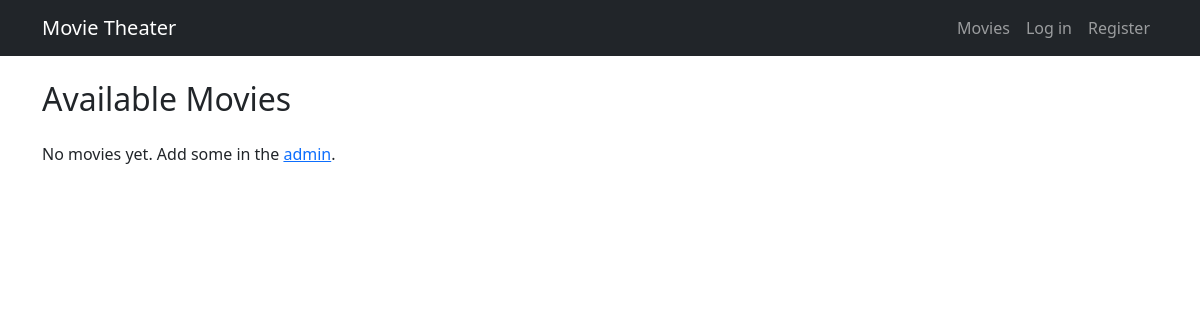
The app's page /, older data.
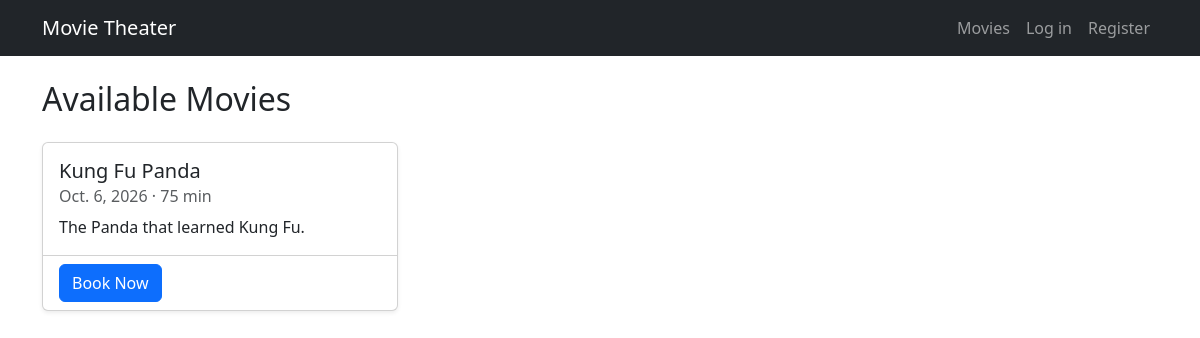
The same page, newer data.
### bookings/models.py (models this page shows, shortened)
class Movie(models.Model):
    title = models.CharField(max_length=200)
    description = models.TextField(blank=True)
    release_date = models.DateField()
    duration = models.PositiveIntegerField(help_text="Length in minutes")
    class Meta:
        ordering = ["title"]

### bookings/views.py (the view)
# urls.py: path("", views.movie_list, name="movie_list"),
def movie_list(request):
    return render(request, "bookings/movie_list.html", {"movies": Movie.objects.all()})

### bookings/templates/bookings/movie_list.html (shortened to what this page needs)
{% extends 'bookings/base.html' %}
{% block content %}
<h2 class="mb-4">Available Movies</h2>
<div class="row row-cols-1 row-cols-md-3 g-4">
  {% for movie in movies %}
    <div class="col">
      <div class="card h-100 shadow-sm">
        <div class="card-body">
          <h5 class="card-title">{{ movie.title }}</h5>
          <h6 class="card-subtitle mb-2 text-muted">{{ movie.release_date }} &middot; {{ movie.duration }} min</h6>
          <p class="card-text">{{ movie.description }}</p>
        </div>
        <div class="card-footer bg-transparent">
          <a href="{% url 'book_seat' movie.id %}" class="btn btn-primary">Book Now</a>
        </div>
      </div>
    </div>
  {% empty %}
    <p>No movies yet. Add some in the <a href="/admin/">admin</a>.</p>
  {% endfor %}
</div>
{% endblock %}

### bookings/templates/bookings/base.html (shortened to what this page needs)
<!doctype html>
<html lang="en">
<head>
  <link href="https://cdn.jsdelivr.net/npm/bootstrap@5.3.3/dist/css/bootstrap.min.css" rel="stylesheet">
</head>
<body>
<nav class="navbar navbar-expand navbar-dark bg-dark mb-4">
  <div class="container">
    <a class="navbar-brand" href="{% url 'movie_list' %}">Movie Theater</a>
    <ul class="navbar-nav ms-auto align-items-center">
      <li class="nav-item"><a class="nav-link" href="{% url 'movie_list' %}">Movies</a></li>
      {% if user.is_authenticated %}
        <li class="nav-item"><a class="nav-link" href="{% url 'booking_history' %}">My Bookings</a></li>
        <li class="nav-item">
          <form method="post" action="{% url 'logout' %}" class="d-inline">
            {% csrf_token %}
            <button class="btn btn-link nav-link" type="submit">Log out ({{ user.username }})</button>
          </form>
        </li>
      {% else %}
        <li class="nav-item"><a class="nav-link" href="{% url 'login' %}">Log in</a></li>
        <li class="nav-item"><a class="nav-link" href="{% url 'register' %}">Register</a></li>
      {% endif %}
    </ul>
  </div>
</nav>
<main class="container">
  {% block content %}{% endblock %}
</main>
</body>
</html>

Row changes from the older to the newer data that the page shows:
added Movie: title "Kung Fu Panda", release_date "Oct. 6, 2026", duration "75", description "The Panda that learned Kung Fu."
Text that changed along with them:
text no longer shown: "No movies yet. Add some in the admin ."
